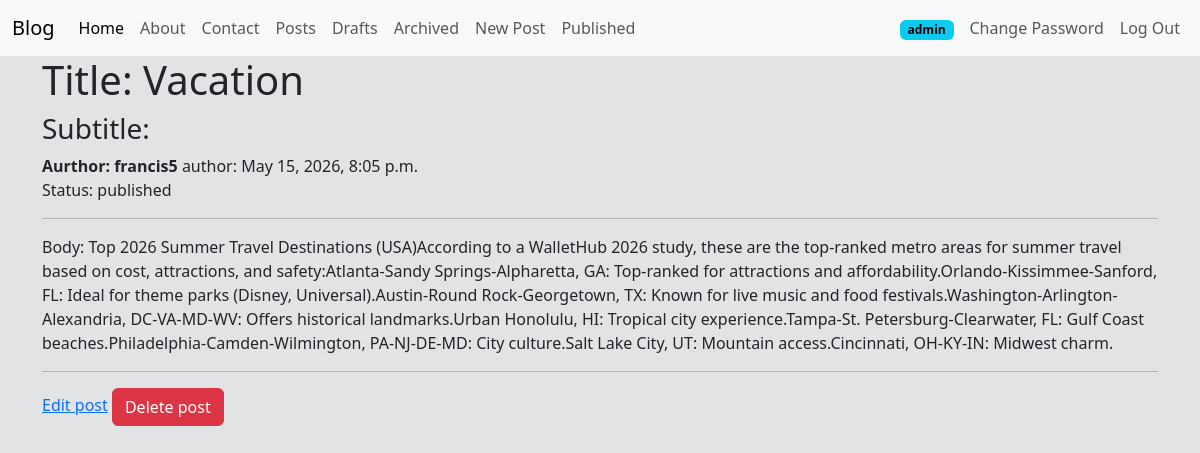
The app's page /posts/21/ (signed in) with its own data.
### posts/models.py (models this page shows, shortened)
class Post(models.Model): # oop (object oriented programing)
    title = models.CharField(max_length=128)  # string
    subtitle = models.CharField(max_length=256)  # string
    body = models.TextField()  # string
    created_on = models.DateTimeField(auto_now_add=True)  # date / datetime
    author = models.ForeignKey(
        get_user_model(),
        on_delete=models.CASCADE
    )  # User model
    status = models.ForeignKey(
        Status,
        on_delete=models.DO_NOTHING
    )

class Status(models.Model):
    class Meta:
        verbose_name_plural = "status"
    name = models.CharField(max_length=128, unique=True)
    description = models.CharField(max_length=200, help_text="Write a descrition about the status")
    def __str__(self):
        return f"{self.name}"

### posts/views.py (the view)
# urls.py: path("<int:pk>/", PostDetailView.as_view(), name="post_detail"),
class PostDetailView(LoginRequiredMixin, DetailView): # GET Request -> single element (object)
    template_name = "post/detail.html"
    model = Post
    context_object_name = "single_post"

### templates/post/detail.html (shortened to what this page needs)
{% extends 'base.html' %}
{% block content %}
 <body class="bg-secondary-subtle">
    <h1>Title: {{ single_post.title }}</h1>
    <h3> Subtitle:{{ single_post.Subtitle}}</h3>
    <span><strong>Aurthor: {{single_post.author}}</strong></span>
    <span>author: {{single_post.created_on}}</span>
    <p>Status: {{ single_post.status }}</p>
    <hr/>
    <P>Body: {{ single_post.body }}</P>
     <hr/>
    <a href="{% url 'post_edit' single_post.id %}" class="bnt btn-secondary">Edit post</a>
    <a href="{% url 'post_delete' single_post.id %}" class="btn btn-danger">Delete post</a>
 </body>
{% endblock %}

### templates/navbar.html (shortened to what this page needs)
<nav class="navbar navbar-expand-lg bg-body-tertiary">
  <div class="container-fluid">
    <a class="navbar-brand" href="{% url 'home' %}">Blog</a>
    <div class="collapse navbar-collapse" id="navbarSupportedContent">
      <ul class="navbar-nav me-auto mb-2 mb-lg-0">
        <li class="nav-item">
          <a class="nav-link active" aria-current="page" href="{% url 'home' %}">Home</a>
        </li>
        <li class="nav-item">
          <a class="nav-link" href="{% url 'about' %}">About</a>
        </li>
        <li class="nav-item">
          <a class="nav-link" href="{% url 'contact' %}">Contact</a>
        </li>
        <li class="nav-item">
          <a class="nav-link" href="{% url 'post_list' %}">Posts</a>
        </li>
        {% if user.is_authenticated %}
          <li class="nav-item">
            <a class="nav-link" href="{% url 'post_drafts' %}">Drafts</a>
          </li>
          <li class="nav-item">
            <a class="nav-link" href="{% url 'post_archived' %}">Archived</a>
          </li>
          <li class="nav-item">
            <a class="nav-link" href="{% url 'post_new' %}">New Post</a>
          </li>
        {% endif %}
        <li class="nav-item">
          <a class="nav-link" href="{% url 'post_list' %}">Published</a>
        </li>
      </ul>
      <ul class="navbar-nav ms-auto mb-2 mb-lg-0 align-items-center">
        {% if user.is_authenticated %}
          <li class="nav-item me-2">
            <span class="badge text-bg-info">{{ user.username }}</span>
          </li>
          <li class="nav-item">
            <a class="nav-link" href="{% url 'password_change' %}">Change Password</a>
          </li>
          <li class="nav-item">
            <form action="{% url 'logout' %}" method="post" class="d-inline">
              <button type="submit" class="btn btn-link nav-link py-0">Log Out</button>
            </form>
          </li>
        {% endif %}
      </ul>
    </div>
  </div>
</nav>

### records on screen
Post: title "Vacation", author "francis5", created_on "May 15, 2026, 8:05 p.m.", status "published", body "Top 2026 Summer Travel Destinations (USA)According to a WalletHub 2026 study, these are the top-ranked metro areas for summer travel based on cost, attractions, and safety:Atlanta-Sandy Springs-Alpharetta, GA: Top-ranked for attractions and affordability.Orlando-Kissimmee-Sanford, FL: Ideal for theme parks (Disney, Universal).Austin-Round Rock-Georgetown, TX: Known for live music and food festivals.Washington-Arlington-Alexandria, DC-VA-MD-WV: Offers historical landmarks.Urban Honolulu, HI: Tropical city experience.Tampa-St. Petersburg-Clearwater, FL: Gulf Coast beaches.Philadelphia-Camden-Wilmington, PA-NJ-DE-MD: City culture.Salt Lake City, UT: Mountain access.Cincinnati, OH-KY-IN:…"

### other values on screen
{{ user.username }} "admin"
